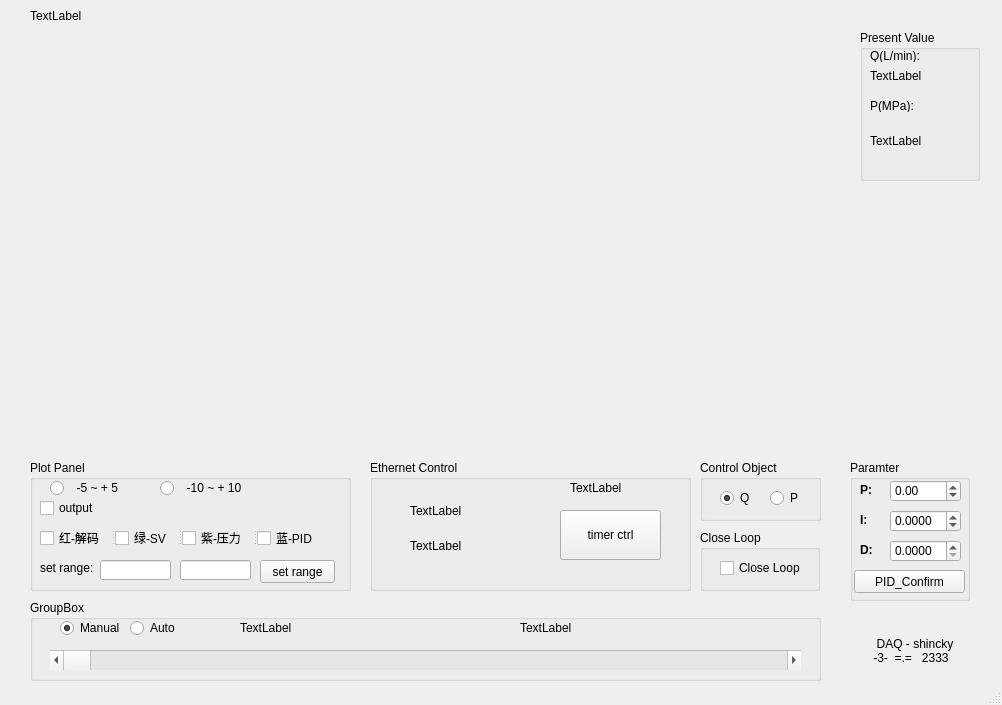
<?xml version="1.0" encoding="UTF-8"?>
<ui version="4.0">
 <class>MainWindow</class>
 <widget class="QMainWindow" name="MainWindow">
  <property name="geometry">
   <rect>
    <x>0</x>
    <y>0</y>
    <width>1002</width>
    <height>705</height>
   </rect>
  </property>
  <property name="sizePolicy">
   <sizepolicy hsizetype="Expanding" vsizetype="Expanding">
    <horstretch>0</horstretch>
    <verstretch>0</verstretch>
   </sizepolicy>
  </property>
  <property name="windowTitle">
   <string>MainWindow</string>
  </property>
  <widget class="QWidget" name="centralWidget">
   <widget class="QCustomPlot" name="customPlot" native="true">
    <property name="geometry">
     <rect>
      <x>30</x>
      <y>30</y>
      <width>821</width>
      <height>411</height>
     </rect>
    </property>
    <property name="sizePolicy">
     <sizepolicy hsizetype="Expanding" vsizetype="Expanding">
      <horstretch>0</horstretch>
      <verstretch>0</verstretch>
     </sizepolicy>
    </property>
    <property name="minimumSize">
     <size>
      <width>100</width>
      <height>0</height>
     </size>
    </property>
   </widget>
   <widget class="QLabel" name="label_logo">
    <property name="geometry">
     <rect>
      <x>870</x>
      <y>630</y>
      <width>101</width>
      <height>41</height>
     </rect>
    </property>
    <property name="text">
     <string>  DAQ - shincky
 -3-  =.=   2333</string>
    </property>
   </widget>
   <widget class="QGroupBox" name="groupBox">
    <property name="geometry">
     <rect>
      <x>700</x>
      <y>460</y>
      <width>121</width>
      <height>61</height>
     </rect>
    </property>
    <property name="title">
     <string>Control Object</string>
    </property>
    <widget class="QRadioButton" name="radioButton_Q">
     <property name="geometry">
      <rect>
       <x>20</x>
       <y>30</y>
       <width>29</width>
       <height>16</height>
      </rect>
     </property>
     <property name="text">
      <string>Q</string>
     </property>
     <property name="checked">
      <bool>true</bool>
     </property>
    </widget>
    <widget class="QRadioButton" name="radioButton_P">
     <property name="geometry">
      <rect>
       <x>70</x>
       <y>30</y>
       <width>29</width>
       <height>16</height>
      </rect>
     </property>
     <property name="text">
      <string>P</string>
     </property>
    </widget>
   </widget>
   <widget class="QGroupBox" name="groupBox_2">
    <property name="geometry">
     <rect>
      <x>850</x>
      <y>460</y>
      <width>120</width>
      <height>141</height>
     </rect>
    </property>
    <property name="title">
     <string>Paramter</string>
    </property>
    <widget class="QLabel" name="label_4">
     <property name="geometry">
      <rect>
       <x>10</x>
       <y>20</y>
       <width>35</width>
       <height>20</height>
      </rect>
     </property>
     <property name="font">
      <font>
       <weight>75</weight>
       <bold>true</bold>
      </font>
     </property>
     <property name="text">
      <string>P:  </string>
     </property>
    </widget>
    <widget class="QLabel" name="label_5">
     <property name="geometry">
      <rect>
       <x>10</x>
       <y>50</y>
       <width>35</width>
       <height>20</height>
      </rect>
     </property>
     <property name="font">
      <font>
       <weight>75</weight>
       <bold>true</bold>
      </font>
     </property>
     <property name="text">
      <string>I:  </string>
     </property>
    </widget>
    <widget class="QLabel" name="label_6">
     <property name="geometry">
      <rect>
       <x>10</x>
       <y>80</y>
       <width>35</width>
       <height>20</height>
      </rect>
     </property>
     <property name="font">
      <font>
       <weight>75</weight>
       <bold>true</bold>
      </font>
     </property>
     <property name="text">
      <string>D:   </string>
     </property>
    </widget>
    <widget class="QPushButton" name="pushButton_pid_confirm">
     <property name="geometry">
      <rect>
       <x>4</x>
       <y>110</y>
       <width>111</width>
       <height>23</height>
      </rect>
     </property>
     <property name="text">
      <string>PID_Confirm</string>
     </property>
    </widget>
    <widget class="QDoubleSpinBox" name="doubleSpinBox_d">
     <property name="geometry">
      <rect>
       <x>40</x>
       <y>80</y>
       <width>71</width>
       <height>22</height>
      </rect>
     </property>
     <property name="decimals">
      <number>4</number>
     </property>
    </widget>
    <widget class="QDoubleSpinBox" name="doubleSpinBox_p">
     <property name="geometry">
      <rect>
       <x>40</x>
       <y>20</y>
       <width>71</width>
       <height>22</height>
      </rect>
     </property>
     <property name="minimum">
      <double>-99.000000000000000</double>
     </property>
    </widget>
    <widget class="QDoubleSpinBox" name="doubleSpinBox_i">
     <property name="geometry">
      <rect>
       <x>40</x>
       <y>50</y>
       <width>71</width>
       <height>22</height>
      </rect>
     </property>
     <property name="decimals">
      <number>4</number>
     </property>
     <property name="minimum">
      <double>-99.000000000000000</double>
     </property>
    </widget>
   </widget>
   <widget class="QGroupBox" name="groupBox_3">
    <property name="geometry">
     <rect>
      <x>30</x>
      <y>460</y>
      <width>321</width>
      <height>131</height>
     </rect>
    </property>
    <property name="title">
     <string>Plot Panel</string>
    </property>
    <widget class="QRadioButton" name="radioButton_5V">
     <property name="geometry">
      <rect>
       <x>20</x>
       <y>20</y>
       <width>89</width>
       <height>16</height>
      </rect>
     </property>
     <property name="text">
      <string>  -5 ~ + 5</string>
     </property>
    </widget>
    <widget class="QLineEdit" name="lineEdit_setrange_l">
     <property name="geometry">
      <rect>
       <x>70</x>
       <y>100</y>
       <width>71</width>
       <height>20</height>
      </rect>
     </property>
    </widget>
    <widget class="QPushButton" name="pushButton_set_range">
     <property name="geometry">
      <rect>
       <x>230</x>
       <y>100</y>
       <width>75</width>
       <height>23</height>
      </rect>
     </property>
     <property name="text">
      <string>set range</string>
     </property>
    </widget>
    <widget class="QCheckBox" name="checkBox_output">
     <property name="geometry">
      <rect>
       <x>10</x>
       <y>40</y>
       <width>71</width>
       <height>16</height>
      </rect>
     </property>
     <property name="text">
      <string>output</string>
     </property>
    </widget>
    <widget class="QSplitter" name="splitter">
     <property name="geometry">
      <rect>
       <x>10</x>
       <y>70</y>
       <width>284</width>
       <height>16</height>
      </rect>
     </property>
     <property name="orientation">
      <enum>Qt::Horizontal</enum>
     </property>
     <widget class="QCheckBox" name="checkBox">
      <property name="text">
       <string>红-解码</string>
      </property>
     </widget>
     <widget class="QCheckBox" name="checkBox_2">
      <property name="text">
       <string>绿-SV</string>
      </property>
     </widget>
     <widget class="QCheckBox" name="checkBox_3">
      <property name="text">
       <string>紫-压力</string>
      </property>
     </widget>
     <widget class="QCheckBox" name="checkBox_4">
      <property name="text">
       <string>蓝-PID</string>
      </property>
     </widget>
    </widget>
    <widget class="QLineEdit" name="lineEdit_setrange_h">
     <property name="geometry">
      <rect>
       <x>150</x>
       <y>100</y>
       <width>71</width>
       <height>20</height>
      </rect>
     </property>
    </widget>
    <widget class="QLabel" name="label_3">
     <property name="geometry">
      <rect>
       <x>10</x>
       <y>100</y>
       <width>61</width>
       <height>16</height>
      </rect>
     </property>
     <property name="text">
      <string>set range:</string>
     </property>
    </widget>
    <widget class="QRadioButton" name="radioButton_10V">
     <property name="geometry">
      <rect>
       <x>130</x>
       <y>20</y>
       <width>111</width>
       <height>16</height>
      </rect>
     </property>
     <property name="text">
      <string>  -10 ~ + 10</string>
     </property>
    </widget>
   </widget>
   <widget class="QGroupBox" name="groupBox_4">
    <property name="geometry">
     <rect>
      <x>370</x>
      <y>460</y>
      <width>321</width>
      <height>131</height>
     </rect>
    </property>
    <property name="title">
     <string>Ethernet Control</string>
    </property>
    <widget class="QLabel" name="label_timer_state">
     <property name="geometry">
      <rect>
       <x>200</x>
       <y>20</y>
       <width>81</width>
       <height>16</height>
      </rect>
     </property>
     <property name="text">
      <string>TextLabel</string>
     </property>
    </widget>
    <widget class="QLabel" name="label_2">
     <property name="geometry">
      <rect>
       <x>40</x>
       <y>20</y>
       <width>131</width>
       <height>61</height>
      </rect>
     </property>
     <property name="text">
      <string>TextLabel</string>
     </property>
    </widget>
    <widget class="QPushButton" name="pushButton_timerctrl">
     <property name="geometry">
      <rect>
       <x>190</x>
       <y>50</y>
       <width>101</width>
       <height>50</height>
      </rect>
     </property>
     <property name="sizePolicy">
      <sizepolicy hsizetype="Preferred" vsizetype="Preferred">
       <horstretch>0</horstretch>
       <verstretch>0</verstretch>
      </sizepolicy>
     </property>
     <property name="minimumSize">
      <size>
       <width>0</width>
       <height>50</height>
      </size>
     </property>
     <property name="text">
      <string>timer ctrl</string>
     </property>
    </widget>
    <widget class="QLabel" name="label">
     <property name="geometry">
      <rect>
       <x>40</x>
       <y>70</y>
       <width>81</width>
       <height>31</height>
      </rect>
     </property>
     <property name="text">
      <string>TextLabel</string>
     </property>
    </widget>
   </widget>
   <widget class="QGroupBox" name="groupBox_5">
    <property name="geometry">
     <rect>
      <x>30</x>
      <y>600</y>
      <width>791</width>
      <height>81</height>
     </rect>
    </property>
    <property name="title">
     <string>GroupBox</string>
    </property>
    <widget class="QRadioButton" name="radioButton_Manual">
     <property name="geometry">
      <rect>
       <x>30</x>
       <y>20</y>
       <width>59</width>
       <height>16</height>
      </rect>
     </property>
     <property name="text">
      <string>Manual</string>
     </property>
     <property name="checked">
      <bool>true</bool>
     </property>
    </widget>
    <widget class="QRadioButton" name="radioButton_Auto">
     <property name="geometry">
      <rect>
       <x>100</x>
       <y>20</y>
       <width>89</width>
       <height>16</height>
      </rect>
     </property>
     <property name="text">
      <string>Auto</string>
     </property>
    </widget>
    <widget class="QScrollBar" name="horizontalScrollBar_manualCtrl">
     <property name="geometry">
      <rect>
       <x>20</x>
       <y>50</y>
       <width>751</width>
       <height>20</height>
      </rect>
     </property>
     <property name="maximum">
      <number>65535</number>
     </property>
     <property name="orientation">
      <enum>Qt::Horizontal</enum>
     </property>
    </widget>
    <widget class="QLabel" name="label_manualCtrl">
     <property name="geometry">
      <rect>
       <x>210</x>
       <y>20</y>
       <width>121</width>
       <height>16</height>
      </rect>
     </property>
     <property name="text">
      <string>TextLabel</string>
     </property>
    </widget>
    <widget class="QLabel" name="label_P_sv">
     <property name="geometry">
      <rect>
       <x>490</x>
       <y>20</y>
       <width>171</width>
       <height>16</height>
      </rect>
     </property>
     <property name="text">
      <string>TextLabel</string>
     </property>
    </widget>
   </widget>
   <widget class="QGroupBox" name="groupBox_6">
    <property name="geometry">
     <rect>
      <x>700</x>
      <y>530</y>
      <width>120</width>
      <height>61</height>
     </rect>
    </property>
    <property name="title">
     <string>Close Loop</string>
    </property>
    <widget class="QCheckBox" name="checkBox_closeLoop">
     <property name="geometry">
      <rect>
       <x>20</x>
       <y>30</y>
       <width>91</width>
       <height>16</height>
      </rect>
     </property>
     <property name="text">
      <string>Close Loop</string>
     </property>
    </widget>
   </widget>
   <widget class="QLabel" name="label_port">
    <property name="geometry">
     <rect>
      <x>30</x>
      <y>10</y>
      <width>54</width>
      <height>12</height>
     </rect>
    </property>
    <property name="text">
     <string>TextLabel</string>
    </property>
   </widget>
   <widget class="QGroupBox" name="groupBox_7">
    <property name="geometry">
     <rect>
      <x>860</x>
      <y>30</y>
      <width>120</width>
      <height>151</height>
     </rect>
    </property>
    <property name="title">
     <string>Present Value</string>
    </property>
    <widget class="QLabel" name="label_7">
     <property name="geometry">
      <rect>
       <x>10</x>
       <y>20</y>
       <width>54</width>
       <height>12</height>
      </rect>
     </property>
     <property name="text">
      <string>Q(L/min):</string>
     </property>
    </widget>
    <widget class="QLabel" name="label_Q">
     <property name="geometry">
      <rect>
       <x>10</x>
       <y>40</y>
       <width>54</width>
       <height>12</height>
      </rect>
     </property>
     <property name="text">
      <string>TextLabel</string>
     </property>
    </widget>
    <widget class="QLabel" name="label_P">
     <property name="geometry">
      <rect>
       <x>10</x>
       <y>90</y>
       <width>81</width>
       <height>41</height>
      </rect>
     </property>
     <property name="text">
      <string>TextLabel</string>
     </property>
    </widget>
    <widget class="QLabel" name="label_8">
     <property name="geometry">
      <rect>
       <x>10</x>
       <y>70</y>
       <width>54</width>
       <height>12</height>
      </rect>
     </property>
     <property name="text">
      <string>P(MPa):</string>
     </property>
    </widget>
   </widget>
  </widget>
  <widget class="QStatusBar" name="statusBar"/>
 </widget>
 <layoutdefault spacing="6" margin="11"/>
 <customwidgets>
  <customwidget>
   <class>QCustomPlot</class>
   <extends>QWidget</extends>
   <header>qcustomplot.h</header>
   <container>1</container>
  </customwidget>
 </customwidgets>
 <resources/>
 <connections/>
</ui>
